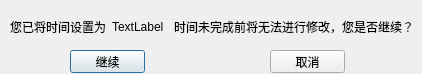
<?xml version="1.0" encoding="UTF-8"?>
<ui version="4.0">
 <class>MakeSure</class>
 <widget class="QDialog" name="MakeSure">
  <property name="geometry">
   <rect>
    <x>0</x>
    <y>0</y>
    <width>422</width>
    <height>74</height>
   </rect>
  </property>
  <property name="windowTitle">
   <string>Dialog</string>
  </property>
  <widget class="QPushButton" name="pushButton">
   <property name="geometry">
    <rect>
     <x>70</x>
     <y>50</y>
     <width>75</width>
     <height>23</height>
    </rect>
   </property>
   <property name="text">
    <string>继续</string>
   </property>
  </widget>
  <widget class="QPushButton" name="pushButton_2">
   <property name="geometry">
    <rect>
     <x>270</x>
     <y>50</y>
     <width>75</width>
     <height>23</height>
    </rect>
   </property>
   <property name="text">
    <string>取消</string>
   </property>
  </widget>
  <widget class="QWidget" name="">
   <property name="geometry">
    <rect>
     <x>10</x>
     <y>20</y>
     <width>404</width>
     <height>14</height>
    </rect>
   </property>
   <layout class="QHBoxLayout" name="horizontalLayout">
    <item>
     <widget class="QLabel" name="label">
      <property name="text">
       <string>您已将时间设置为</string>
      </property>
     </widget>
    </item>
    <item>
     <widget class="QLabel" name="label_2">
      <property name="text">
       <string>TextLabel</string>
      </property>
     </widget>
    </item>
    <item>
     <widget class="QLabel" name="label_3">
      <property name="text">
       <string>时间未完成前将无法进行修改，您是否继续？</string>
      </property>
     </widget>
    </item>
   </layout>
  </widget>
 </widget>
 <resources/>
 <connections/>
</ui>
